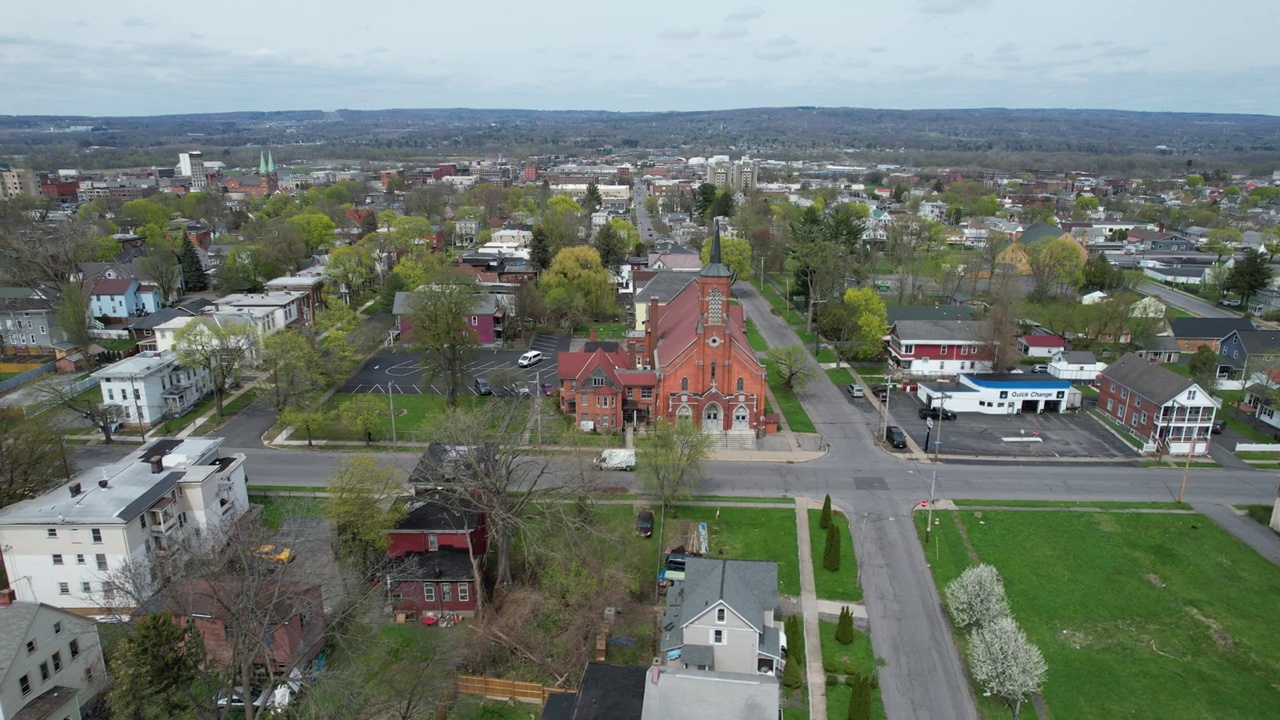
#> input picture Data/frames/frame_000013.jpg, 1280 x 720 px; its folder holds 4 pictures in this run; the run also reads 1 picture not shown here
$ python visual_trajectory.py
#> lines starting #> are read from the running program, lines starting #| are printed output that depends on the picture
import cv2
import numpy as np
from pathlib import Path
import csv
import matplotlib.pyplot as plt


# =========================
# PATHS
# =========================

FRAME_DIR = Path("data/frames")
OUTPUT_DIR = Path("output")

OUTPUT_DIR.mkdir(exist_ok=True)

CSV_PATH = OUTPUT_DIR / "visual_trajectory.csv"
PLOT_PATH = OUTPUT_DIR / "visual_trajectory.png"


# =========================
# LOAD FRAMES
# =========================

frame_paths = sorted(FRAME_DIR.glob("frame_*.jpg"))

if len(frame_paths) < 2:
    raise RuntimeError("Not enough frames found.")


first_frame = cv2.imread(str(frame_paths[0]))
#> first_frame is the input picture: shape (720, 1280, 3); mean B, G, R 113.1, 121.1, 112.8

if first_frame is None:
    raise RuntimeError("Could not read first frame.")

height, width = first_frame.shape[:2]
#> height = 720; width = 1280


# =========================
# CAMERA MATRIX
# =========================
# Temporary approximation.
# We will replace this with real camera calibration later.

fx = 0.9 * width
#> fx = 1152
fy = 0.9 * width
#> fy = 1152

cx = width / 2
#> cx = 640
cy = height / 2
#> cy = 360

K = np.array([
    [fx, 0, cx],
    [0, fy, cy],
    [0,  0,  1]
], dtype=np.float64)


# =========================
# ORB
# =========================

orb = cv2.ORB_create(
    nfeatures=2000,
    scaleFactor=1.2,
    nlevels=8
)

matcher = cv2.BFMatcher(cv2.NORM_HAMMING)


# =========================
# INITIAL STATE
# =========================

R_global = np.eye(3)
position = np.zeros(3)

trajectory = []

successful_pairs = 0
failed_pairs = 0

total_matches = 0
total_inliers = 0

min_inliers = 999999
max_inliers = 0

failed_pairs_list = []


print()
print("========== VISUAL TRAJECTORY ==========")
print()


# =========================
# PROCESS FRAME PAIRS
# =========================

for i in range(len(frame_paths) - 1):

    img1 = cv2.imread(str(frame_paths[i]), cv2.IMREAD_GRAYSCALE)
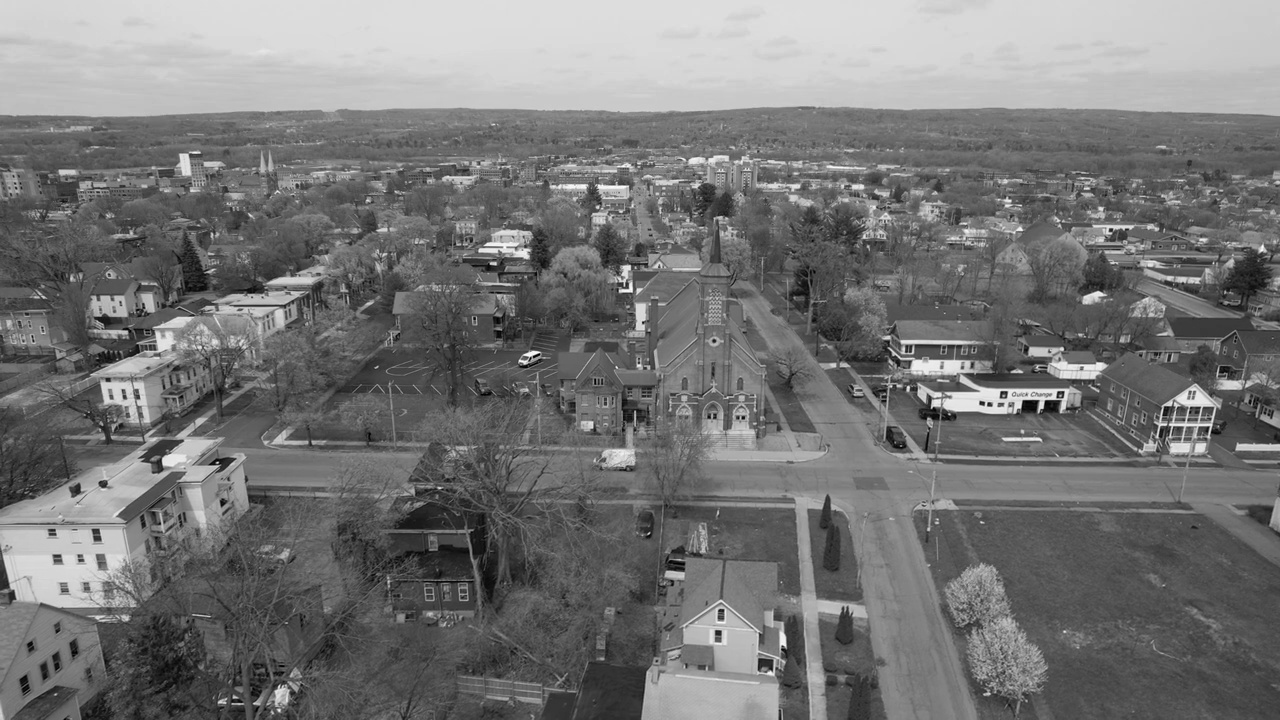
#> img1: shape (720, 1280); min 0, max 255, mean 117.7
    img2 = cv2.imread(str(frame_paths[i + 1]), cv2.IMREAD_GRAYSCALE)
#> img2: shape (720, 1280); min 0, max 255, mean 117.7

    if img1 is None or img2 is None:
        failed_pairs += 1
        failed_pairs_list.append(i)
        continue

    # -------------------------
    # Feature detection
    # -------------------------

    kp1, des1 = orb.detectAndCompute(img1, None)
#> kp1 = 2000 keypoints; strongest (x, y, size): (988, 404, 31), (983, 402, 31), (1058, 392, 31), (1001, 392, 31)
    kp2, des2 = orb.detectAndCompute(img2, None)
#> kp2 = 2000 keypoints; strongest (x, y, size): (1058, 396, 31), (1063, 391, 31), (1002, 391, 31), (530, 358, 31)

    if des1 is None or des2 is None:
        failed_pairs += 1
        failed_pairs_list.append(i)
        continue

    # -------------------------
    # KNN matching
    # -------------------------

    matches = matcher.knnMatch(des1, des2, k=2)
#> matches = 2000 matches

    good_matches = []

    for pair in matches:

        if len(pair) != 2:
            continue

        m, n = pair

        if m.distance < 0.7 * n.distance:
            good_matches.append(m)
#> after the loop, good_matches = 1485 matches

    total_matches += len(good_matches)
#> total_matches = 1485

    if len(good_matches) < 8:

        failed_pairs += 1
        failed_pairs_list.append(i)

        continue

    # -------------------------
    # Matched points
    # -------------------------

    pts1 = np.float32(
        [kp1[m.queryIdx].pt for m in good_matches]
    )
#> pts1 = 1485 pairs, first value 33 to 1246, second value 151.4 to 685

    pts2 = np.float32(
        [kp2[m.trainIdx].pt for m in good_matches]
    )
#> pts2 = 1485 pairs, first value 33 to 1247, second value 151.4 to 685

    # -------------------------
    # Essential matrix
    # -------------------------

    E, mask = cv2.findEssentialMat(
        pts1,
        pts2,
        K,
        method=cv2.RANSAC,
        prob=0.999,
        threshold=1.0
    )
#> E = [[-1.13e-16, 0.391, -0.485], [-0.391, -7.8e-16, -0.334], [0.485, 0.334, 3.45e-17]]; mask = 1485 values, max 1 at index 0, min 0 at index 233, mean 0.931

    if E is None:

        failed_pairs += 1
        failed_pairs_list.append(i)

        continue

    # -------------------------
    # RANSAC inliers
    # -------------------------

    mask = mask.ravel().astype(bool)

    pts1_in = pts1[mask]
#> pts1_in = 1383 pairs, first value 33 to 1246, second value 151.4 to 685
    pts2_in = pts2[mask]
#> pts2_in = 1383 pairs, first value 33 to 1247, second value 151.4 to 685

    if len(pts1_in) < 8:

        failed_pairs += 1
        failed_pairs_list.append(i)

        continue

    # -------------------------
    # Recover camera motion
    # -------------------------

    pose_inliers, R, t, pose_mask = cv2.recoverPose(
        E,
        pts1_in,
        pts2_in,
        K
    )
#> pose_inliers = 0; R = [[1, -1.39e-15, 3.89e-16], [8.88e-16, 1, -2.78e-15], [3.89e-16, 2.5e-15, 1]]; t = [0.472, -0.686, -0.554]; pose_mask = 1383 values from 0 to 0

    if pose_inliers < 8:

        failed_pairs += 1
        failed_pairs_list.append(i)

        continue

    # -------------------------
    # Accumulate trajectory
    # -------------------------

    t = t.reshape(3)

    position = position + R_global @ t

    R_global = R @ R_global

    trajectory.append(
        (
            i,
            position[0],
            position[1],
            position[2]
        )
    )

    successful_pairs += 1

    total_inliers += pose_inliers

    min_inliers = min(min_inliers, pose_inliers)
    max_inliers = max(max_inliers, pose_inliers)

    # -------------------------
    # Print progress
    # -------------------------

    if i % 10 == 0:

        print(
            f"Pair {i:3d} | "
            f"matches: {len(good_matches):4d} | "
            f"inliers: {pose_inliers:3d} | "
            f"position: "
            f"({position[0]:.3f}, "
            f"{position[1]:.3f}, "
            f"{position[2]:.3f})"
        )
#> pass 2 of the loop `for i in range(len(frame_paths) - 1):`:
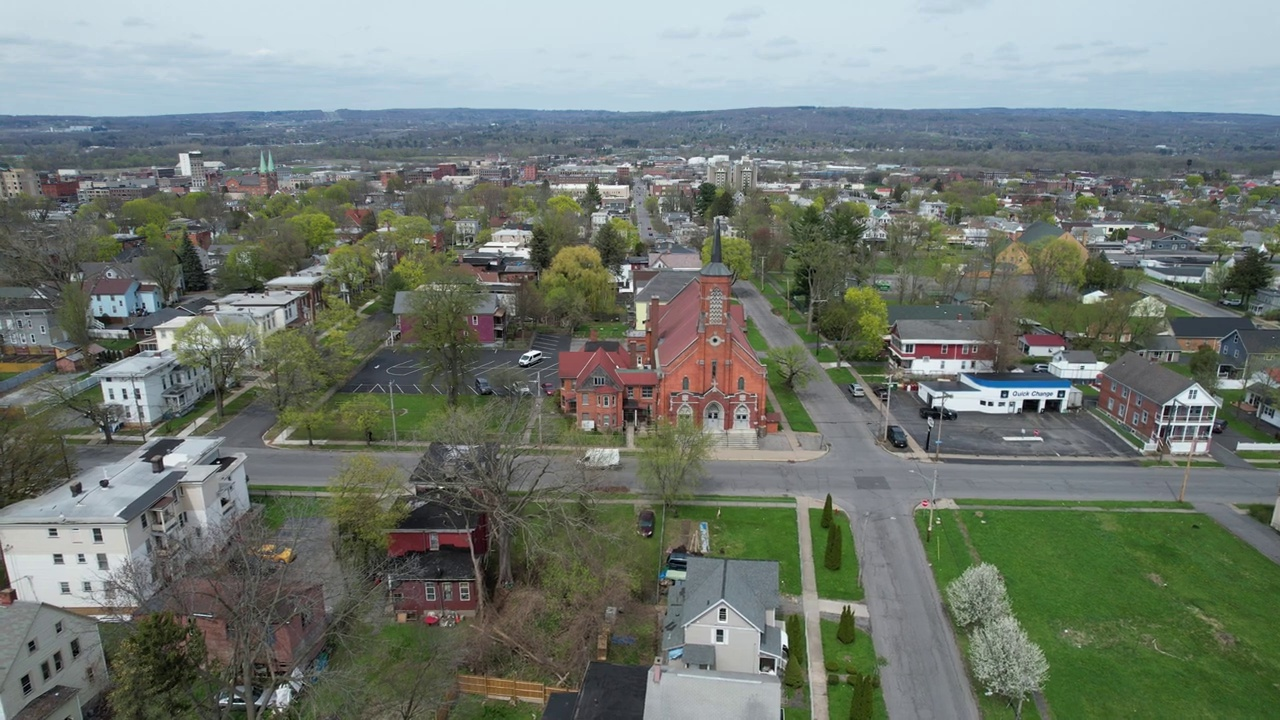
#> input picture Data/frames/frame_000022.jpg, 1280 x 720 px
#> `img2 = cv2.imread(str(frame_paths[i + 1]), cv2.IMREAD_GRAYSCALE)`:
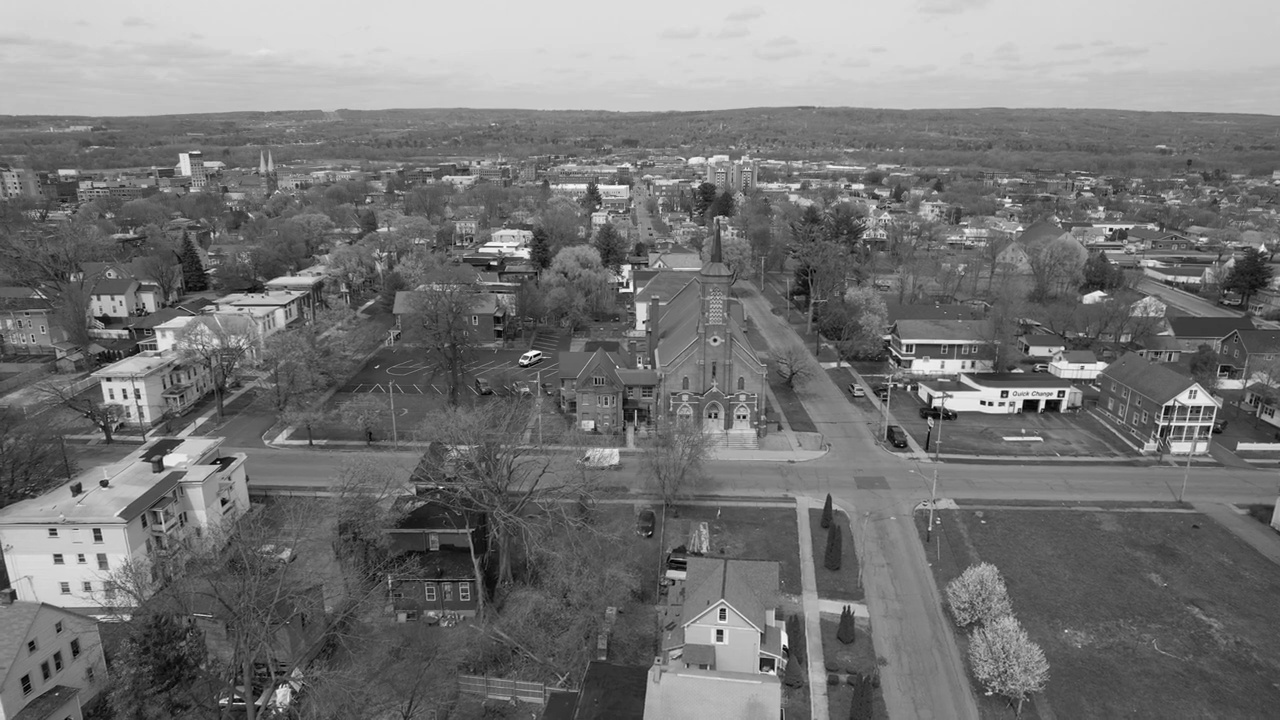
#> img2: shape (720, 1280); min 0, max 255, mean 117.8
#> kp1 has the same summary as kp2
#> kp2 = 2000 keypoints; strongest (x, y, size): (989, 403, 31), (1063, 391, 31), (983, 404, 31), (1109, 230, 31)
#> after the loop `for pair in matches:`: good_matches = 1674 matches
#> total_matches = 3159
#> pts1 = 1674 pairs, first value 32 to 1247, second value 151.4 to 685
#> pts2 has the same summary as pts1
#> E = [[8.56e-17, -0.294, 0.0537], [0.294, -2.55e-16, -0.641], [-0.0537, 0.641, -2.38e-18]]; mask = 1674 values, max 1 at index 0, min 0 at index 188, mean 0.978
#> pts1_in = 1637 pairs, first value 32 to 1247, second value 151.4 to 685
#> pts2_in has the same summary as pts1_in
#> R = [[0.642, 0.138, 0.755], [0.138, -0.988, 0.0632], [0.755, 0.0632, -0.653]]; t = [-0.906, -0.0759, -0.416]; pose_mask = 1637 values from 0 to 0
#> pass 3 of the loop `for i in range(len(frame_paths) - 1):`:
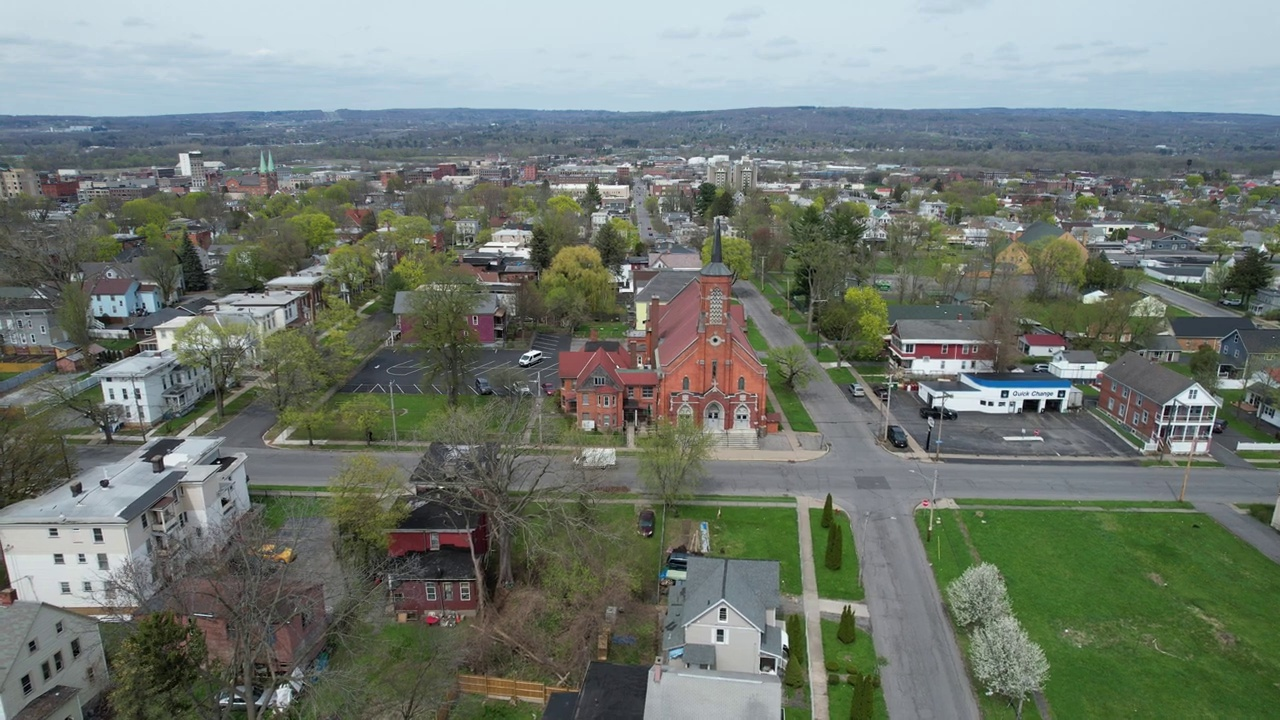
#> input picture Data/frames/frame_000024.jpg, 1280 x 720 px
#> `img2 = cv2.imread(str(frame_paths[i + 1]), cv2.IMREAD_GRAYSCALE)`:
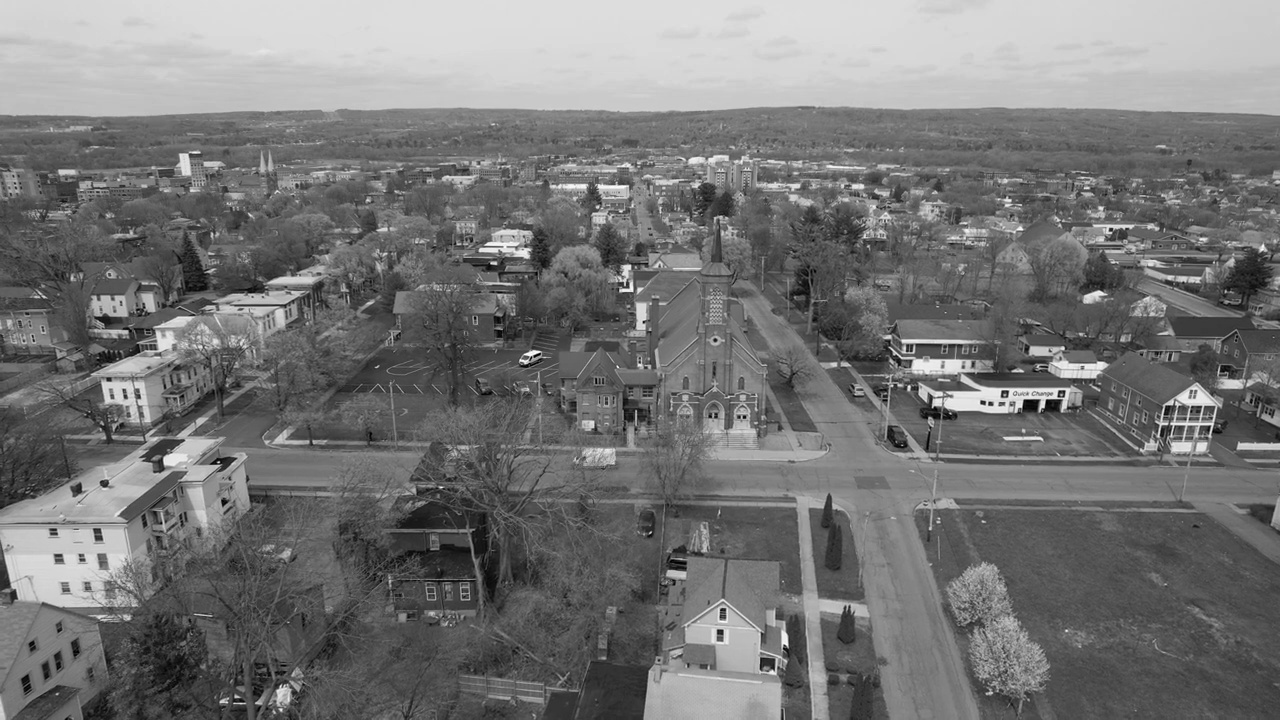
#> img2: shape (720, 1280); min 0, max 255, mean 117.7
#> kp1 has the same summary as kp2
#> kp2 = 2000 keypoints; strongest (x, y, size): (989, 404, 31), (984, 403, 31), (1007, 391, 31), (1209, 426, 31)
#> after the loop `for pair in matches:`: good_matches = 1697 matches
#> total_matches = 4856
#> pts1 = 1697 pairs, first value 32 to 1247, second value 151.4 to 685
#> pts2 = 1697 pairs, first value 32 to 1248, second value 151.4 to 686
#> E = [[-2.81e-11, -0.65, 0.144], [0.65, -1.64e-11, -0.239], [-0.144, 0.239, 4.69e-12]]; mask = 1697 values, max 1 at index 0, min 0 at index 1, mean 0.977
#> pts1_in = 1658 pairs, first value 32 to 1247, second value 151.4 to 685
#> pts2_in = 1658 pairs, first value 32 to 1248, second value 151.4 to 686
#> R = [[1, -3.06e-11, 8.93e-11], [3.06e-11, 1, 3.29e-11], [-8.93e-11, -3.29e-11, 1]]; t = [0.337, 0.204, 0.919]; pose_mask = 1658 values from 0 to 0


# =========================
# DIAGNOSTICS
# =========================

total_pairs = len(frame_paths) - 1

success_rate = (
    successful_pairs / total_pairs * 100
    if total_pairs > 0
    else 0
)

average_matches = (
    total_matches / successful_pairs
    if successful_pairs > 0
    else 0
)
#> average_matches = 0

average_inliers = (
    total_inliers / successful_pairs
    if successful_pairs > 0
    else 0
)


print()
print("========== VO DIAGNOSTICS ==========")
print()

print(f"Total frame pairs       : {total_pairs}")
print(f"Successful pairs        : {successful_pairs}")
print(f"Failed pairs            : {failed_pairs}")
print(f"Success rate            : {success_rate:.1f}%")

print()

print(f"Average good matches    : {average_matches:.1f}")
#| Average good matches    : 0.0
print(f"Average pose inliers    : {average_inliers:.1f}")
print(f"Minimum pose inliers    : {min_inliers}")
print(f"Maximum pose inliers    : {max_inliers}")

print()

print("Failed pair IDs:")

if failed_pairs_list:

    print(failed_pairs_list)

else:

    print("None")

print()


# =========================
# SAVE CSV
# =========================

with open(
    CSV_PATH,
    "w",
    newline=""
) as f:

    writer = csv.writer(f)

    writer.writerow([
        "frame_id",
        "x",
        "y",
        "z"
    ])

    for frame_id, x, y, z in trajectory:

        writer.writerow([
            frame_id,
            x,
            y,
            z
        ])


# =========================
# PLOT
# =========================

if trajectory:

    trajectory = np.array(trajectory)

    x = trajectory[:, 1]
    z = trajectory[:, 3]

    plt.figure(figsize=(8, 6))

    plt.plot(x, z)

    plt.xlabel("X")
    plt.ylabel("Z")

    plt.title("Monocular Visual Odometry Trajectory")

    plt.grid(True)

    plt.savefig(PLOT_PATH)

    plt.close()


# =========================
# COMPLETE
# =========================

print("========== COMPLETE ==========")

print(f"CSV  : {CSV_PATH}")
print(f"Plot : {PLOT_PATH}")
